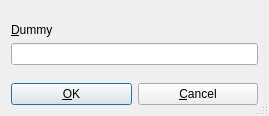
<ui version="4.0" >
 <author></author>
 <comment></comment>
 <exportmacro></exportmacro>
 <class>AskForTextUi</class>
 <widget class="QDialog" name="AskForTextUi" >
  <property name="geometry" >
   <rect>
    <x>0</x>
    <y>0</y>
    <width>269</width>
    <height>116</height>
   </rect>
  </property>
  <property name="windowTitle" >
   <string>LyX: Enter text</string>
  </property>
  <property name="sizeGripEnabled" >
   <bool>true</bool>
  </property>
  <layout class="QVBoxLayout" >
   <property name="margin" >
    <number>11</number>
   </property>
   <property name="spacing" >
    <number>6</number>
   </property>
   <item>
    <spacer>
     <property name="orientation" >
      <enum>Qt::Vertical</enum>
     </property>
     <property name="sizeType" >
      <enum>QSizePolicy::Expanding</enum>
     </property>
     <property name="sizeHint" >
      <size>
       <width>20</width>
       <height>20</height>
      </size>
     </property>
    </spacer>
   </item>
   <item>
    <widget class="QLabel" name="askLA" >
     <property name="text" >
      <string>&amp;Dummy</string>
     </property>
     <property name="buddy" >
      <cstring>askLE</cstring>
     </property>
    </widget>
   </item>
   <item>
    <widget class="QLineEdit" name="askLE" />
   </item>
   <item>
    <spacer>
     <property name="orientation" >
      <enum>Qt::Vertical</enum>
     </property>
     <property name="sizeType" >
      <enum>QSizePolicy::Expanding</enum>
     </property>
     <property name="sizeHint" >
      <size>
       <width>20</width>
       <height>20</height>
      </size>
     </property>
    </spacer>
   </item>
   <item>
    <layout class="QHBoxLayout" >
     <property name="margin" >
      <number>0</number>
     </property>
     <property name="spacing" >
      <number>6</number>
     </property>
     <item>
      <widget class="QPushButton" name="okPB" >
       <property name="text" >
        <string>&amp;OK</string>
       </property>
       <property name="default" >
        <bool>true</bool>
       </property>
      </widget>
     </item>
     <item>
      <widget class="QPushButton" name="closePB" >
       <property name="text" >
        <string>&amp;Cancel</string>
       </property>
       <property name="default" >
        <bool>false</bool>
       </property>
      </widget>
     </item>
    </layout>
   </item>
  </layout>
 </widget>
 <pixmapfunction></pixmapfunction>
 <includes>
  <include location="local" >qt_helpers.h</include>
 </includes>
 <resources/>
 <connections/>
</ui>
